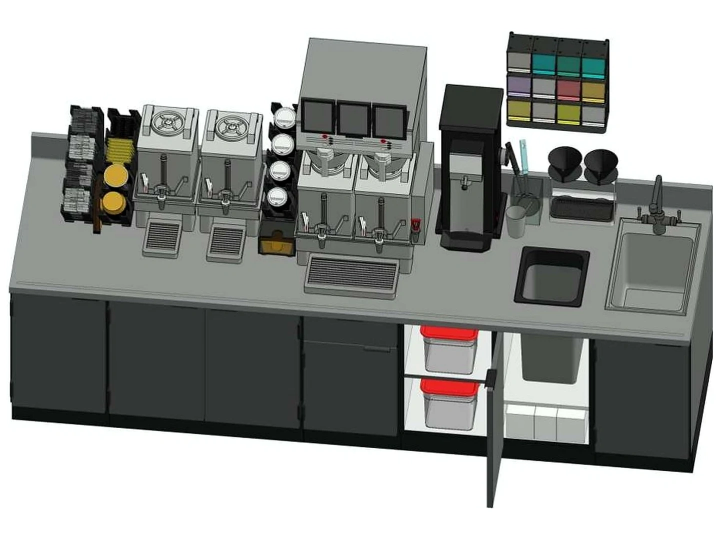
#> input picture assets/layouts/lote-01/001-brewing-brewing-bun-02-02.webp, 1440 x 1080 px (shown at 1/2 size)
$ python -i clean_reference_titles.py   (imports and definitions only)
#> lines starting #> are read from the running program, lines starting #| are printed output that depends on the picture; after the words box and inside, x2 and y2 are one past the last pixel; in counts of white or black regions, pixels touching at a corner belong together
from __future__ import annotations

import argparse
import json
import os
import tempfile
from pathlib import Path

import numpy as np
from PIL import Image
from scipy import ndimage


ROOT = Path(__file__).resolve().parents[1]
CATALOG_PATH = ROOT / "data" / "layouts.json"
WHITE_THRESHOLD = 242
COMPONENT_RATIO = 0.0008
MIN_COMPONENT_AREA = 1200
MIN_TITLE_AREA = 500
MIN_TITLE_COMPONENTS = 2
MIN_DESIGN_START = 45
CANVAS_PADDING_RATIO = 0.012
WEBP_QUALITY = 95


def fail(message: str) -> None:
    raise SystemExit(f"ERROR: {message}")


def reference_paths() -> list[Path]:
    catalog = json.loads(CATALOG_PATH.read_text(encoding="utf-8"))
    return [ROOT / variant["image"] for station in catalog["stations"] for variant in station["variants"]]


def visual_mask(image: Image.Image) -> np.ndarray:
    rgb = np.asarray(image.convert("RGB"))
    return np.min(rgb, axis=2) < WHITE_THRESHOLD


def analyze(mask: np.ndarray) -> dict[str, int | bool]:
    labels, count = ndimage.label(mask)
    areas = np.bincount(labels.ravel())
    objects = ndimage.find_objects(labels)
    threshold = max(MIN_COMPONENT_AREA, int(mask.size * COMPONENT_RATIO))
    significant = [objects[index - 1] for index in range(1, count + 1) if areas[index] >= threshold]
    if not significant:
        fail("la referencia no contiene un Lay Out detectable")
    design_start = min(component[0].start for component in significant)
    title_area = int(mask[:design_start].sum())
    title_components = sum(
        1
        for index in range(1, count + 1)
        if objects[index - 1][0].stop <= design_start and areas[index] >= 20
    )
    has_title = (
        design_start >= MIN_DESIGN_START
        and title_area >= MIN_TITLE_AREA
        and title_components >= MIN_TITLE_COMPONENTS
    )
    return {
        "designStart": design_start,
        "titleArea": title_area,
        "titleComponents": title_components,
        "hasTitle": has_title,
    }


def content_box(mask: np.ndarray, design_start: int, remove_title: bool) -> tuple[int, int, int, int]:
    working = mask.copy()
    if remove_title:
        working[:design_start] = False
    points = np.argwhere(working)
    if not len(points):
        fail("la limpieza dejó una referencia vacía")
    top, left = points.min(axis=0)
    bottom, right = points.max(axis=0) + 1
    return int(left), int(top), int(right), int(bottom)


def clean_reference(path: Path) -> dict[str, object]:
    with Image.open(path) as source:
#> source is the input picture: PIL image 1440x1080 RGB; mean R, G, B 155.5, 157.6, 154.8
        source.load()
        original_size = source.size
#> original_size = (1440, 1080)
        image = source.convert("RGB")
    mask = visual_mask(image)
#> in visual_mask, `return np.min(rgb, axis=2) < WHITE_THRESHOLD`:
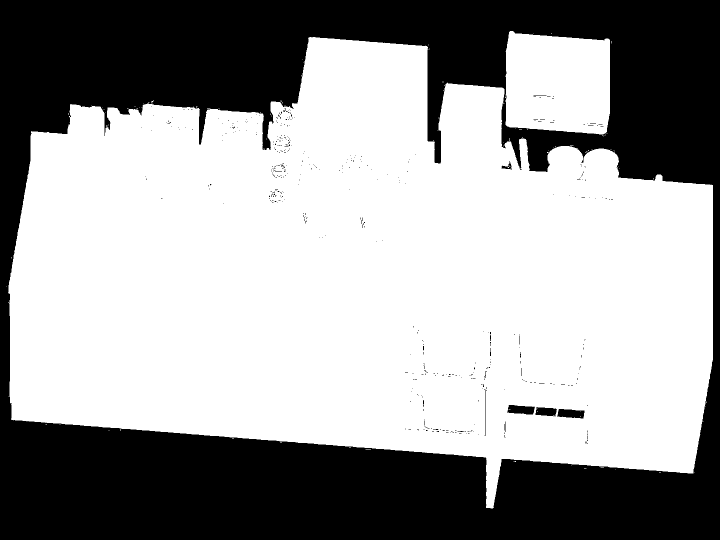
#> returned value: shape (1080, 1440) bool (shown at 1/2 size); 61.8% white; 419 black regions (407 under 20 px), largest, box (x1, y1, x2, y2) and area: (0, 0, 1440, 1080) 590661, (1014, 810, 1070, 829) 810, (1115, 818, 1169, 837) 809
    analysis = analyze(mask)
#> in analyze, `labels, count = ndimage.label(mask)`:
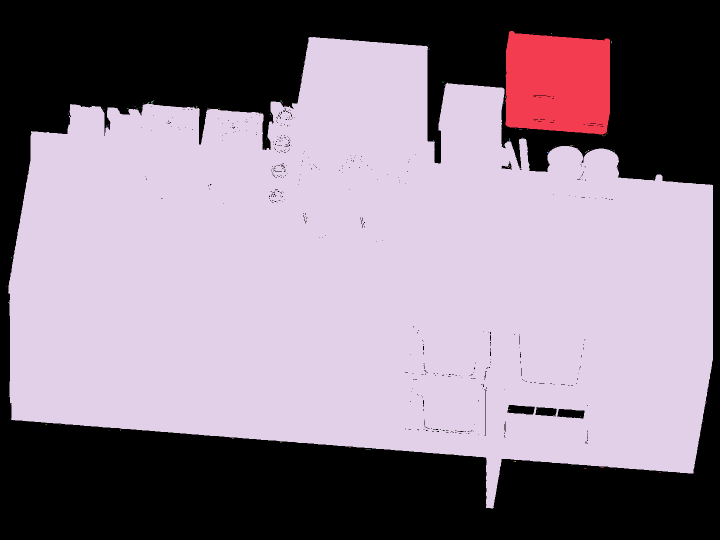
#> labels: shape (1080, 1440) int32 (shown at 1/2 size); 112 distinct labels, from 0 to 111; one colour per label, 0 black
#> in analyze, `labels, count = ndimage.label(mask)`: count = 111
#> in analyze, `areas = np.bincount(labels.ravel())`: areas = 112 values, max 921498 at index 4, min 1 at index 2, mean 13885.7
#> in analyze, `objects = ndimage.find_objects(labels)`: objects = 111 items
#> in analyze, `significant = [objects[index - 1] for index in range(1, count + 1) if ..`: significant = 2 items
#> in analyze, `design_start = min(component[0].start for component in significant)`: design_start = 62
#> in analyze, `title_area = int(mask[:design_start].sum())`: title_area = 0
#> in analyze, `has_title = ( design_start >= MIN_DESIGN_START and title_area >= MIN_T..`: has_title = False
#> analysis = {'designStart': 62, 'titleArea': 0, 'titleComponents': 0, 'hasTitle': False}
    box = content_box(mask, int(analysis["designStart"]), bool(analysis["hasTitle"]))
#> in content_box, `points = np.argwhere(working)`: points = 960630 pairs, first value 62 to 1016, second value 13 to 1425
#> in content_box, `top, left = points.min(axis=0)`: top = 62; left = 13
#> in content_box, `bottom, right = points.max(axis=0) + 1`: bottom = 1017; right = 1426
#> box = (13, 62, 1426, 1017)
    crop = image.crop(box)
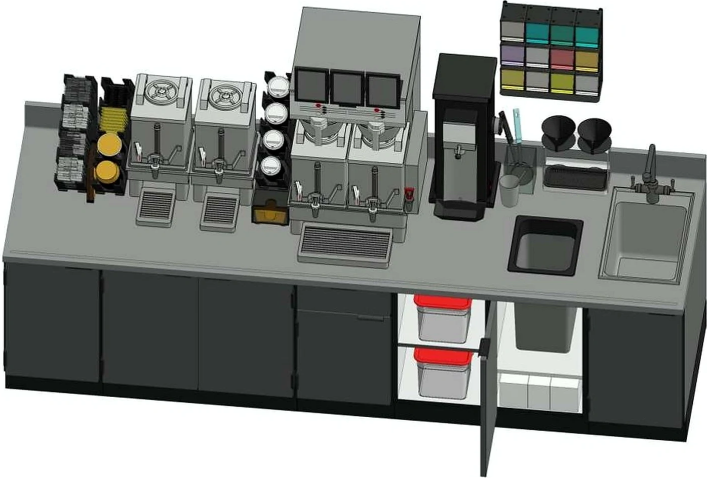
#> crop: PIL image 1413x955 RGB (shown at 1/2 size); mean R, G, B 140.4, 142.7, 139.5
    width, height = original_size
#> width = 1440; height = 1080
    padding = max(12, round(min(width, height) * CANVAS_PADDING_RATIO))
#> padding = 13
    scale = min((width - padding * 2) / crop.width, (height - padding * 2) / crop.height)
#> scale = 1
    target = (max(1, round(crop.width * scale)), max(1, round(crop.height * scale)))
#> target = (1414, 956)
    resized = crop.resize(target, Image.Resampling.LANCZOS)
    canvas = Image.new("RGB", original_size, "white")
#> canvas: PIL image 1440x1080 RGB; every value is 255
    position = ((width - target[0]) // 2, (height - target[1]) // 2)
#> position = (13, 62)
    canvas.paste(resized, position)

#> (the run stopped early here; a loop or call above may not have finished)

$ run again, on assets/layouts/lote-01/004-brewing-brewing-srv-01-01.webp
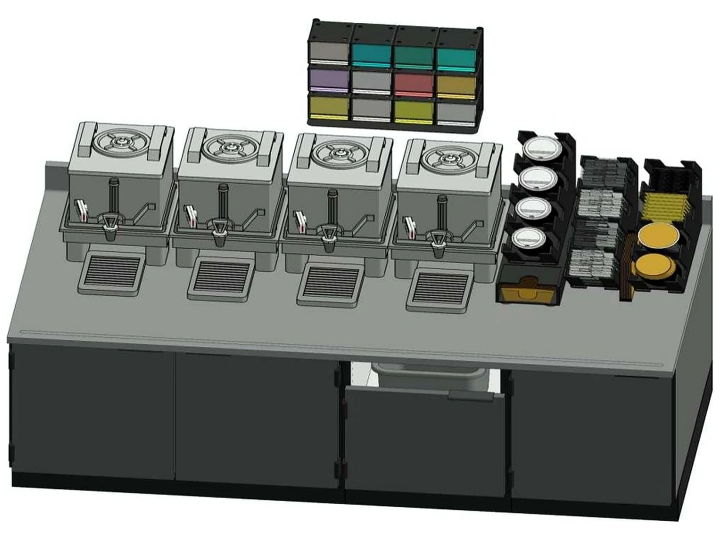
#> input picture assets/layouts/lote-01/004-brewing-brewing-srv-01-01.webp, 1440 x 1080 px (shown at 1/2 size)
#> in clean_reference, source is the input picture: PIL image 1440x1080 RGB; mean R, G, B 140.5, 143.8, 140.1
#> in analyze, `labels, count = ndimage.label(mask)`:
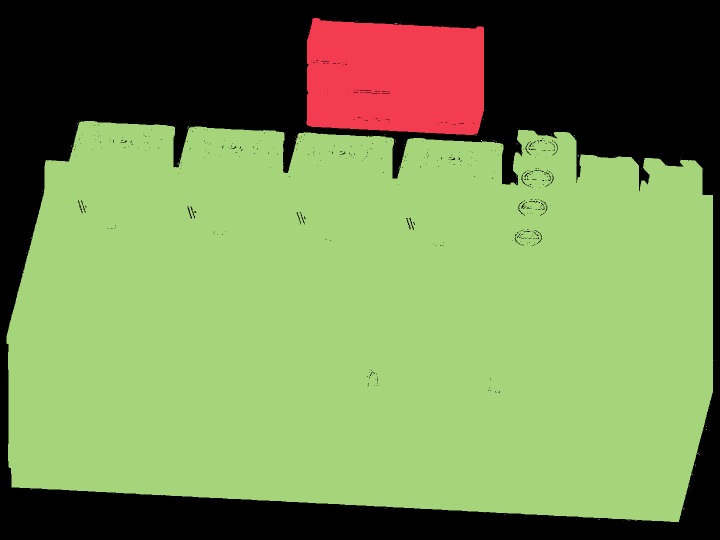
#> labels: shape (1080, 1440) int32 (shown at 1/2 size); 106 distinct labels, from 0 to 105; one colour per label, 0 black
#> count = 105
#> areas = 106 values, max 994223 at index 11, min 1 at index 3, mean 14671.7
#> objects = 105 items
#> significant = 2 items
#> design_start = 36
#> title_area = 0
#> has_title = False
#> analysis = {'designStart': 36, 'titleArea': 0, 'titleComponents': 0, 'hasTitle': False}
#> points = 1069258 pairs, first value 36 to 1043, second value 13 to 1426
#> top = 36; left = 13
#> bottom = 1044; right = 1427
#> box = (13, 36, 1427, 1044)
#> in clean_reference, `crop = image.crop(box)`:
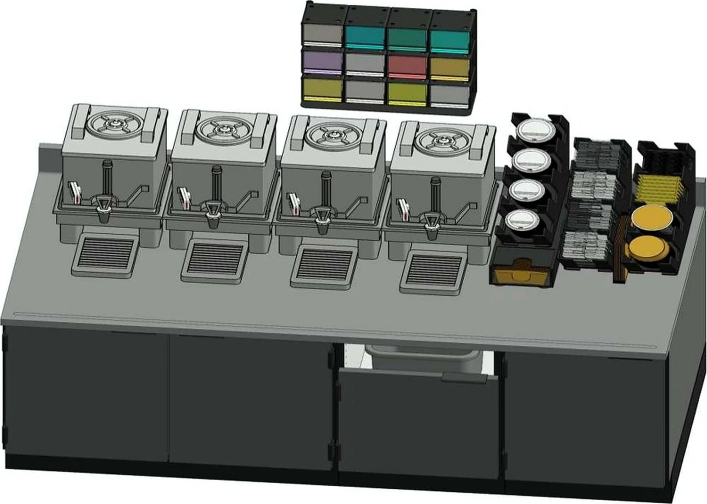
#> crop: PIL image 1414x1008 RGB (shown at 1/2 size); mean R, G, B 130.1, 133.6, 129.6

$ run again, on assets/layouts/lote-01/005-brewing-brewing-brw-11-01.webp
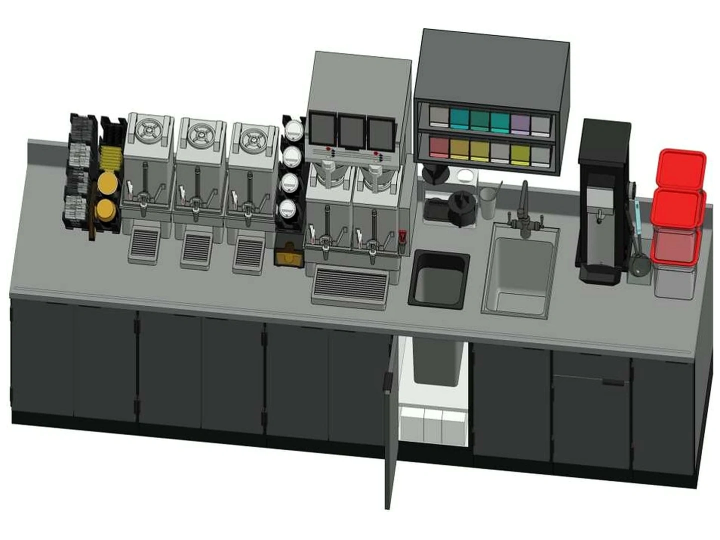
#> input picture assets/layouts/lote-01/005-brewing-brewing-brw-11-01.webp, 1440 x 1080 px (shown at 1/2 size)
#> in clean_reference, source is the input picture: PIL image 1440x1080 RGB; mean R, G, B 151.8, 152.4, 149.6
#> in analyze, `labels, count = ndimage.label(mask)`:
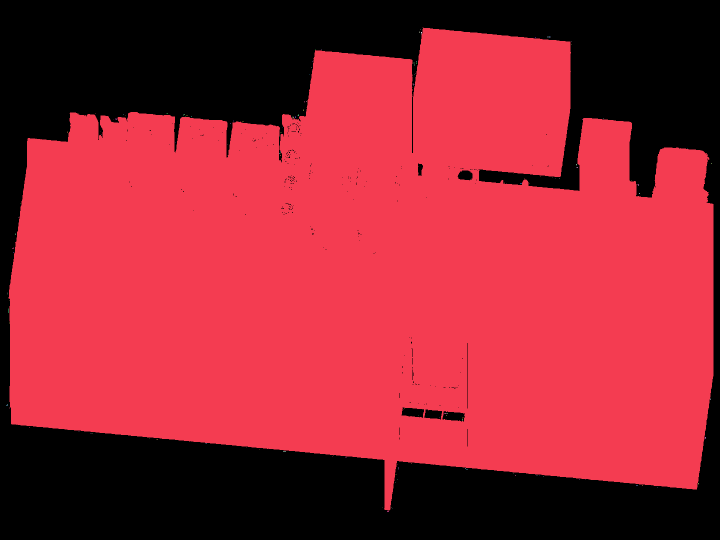
#> labels: shape (1080, 1440) int32 (shown at 1/2 size); 134 distinct labels, from 0 to 133; one colour per label, 0 black
#> count = 133
#> areas = 134 values, max 989932 at index 1, min 1 at index 2, mean 11606
#> objects = 133 items
#> significant = 1 item
#> design_start = 55
#> title_area = 0
#> has_title = False
#> analysis = {'designStart': 55, 'titleArea': 0, 'titleComponents': 0, 'hasTitle': False}
#> points = 990236 pairs, first value 55 to 1023, second value 13 to 1426
#> top = 55; left = 13
#> bottom = 1024; right = 1427
#> box = (13, 55, 1427, 1024)
#> in clean_reference, `crop = image.crop(box)`:
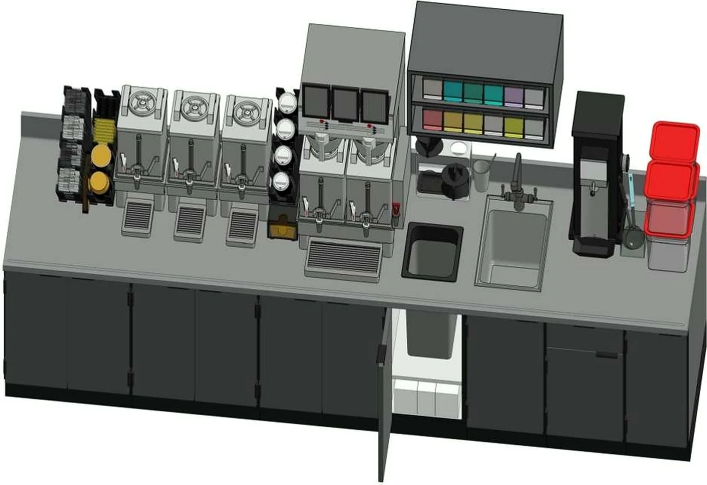
#> crop: PIL image 1414x969 RGB (shown at 1/2 size); mean R, G, B 137.8, 138.5, 135.4
